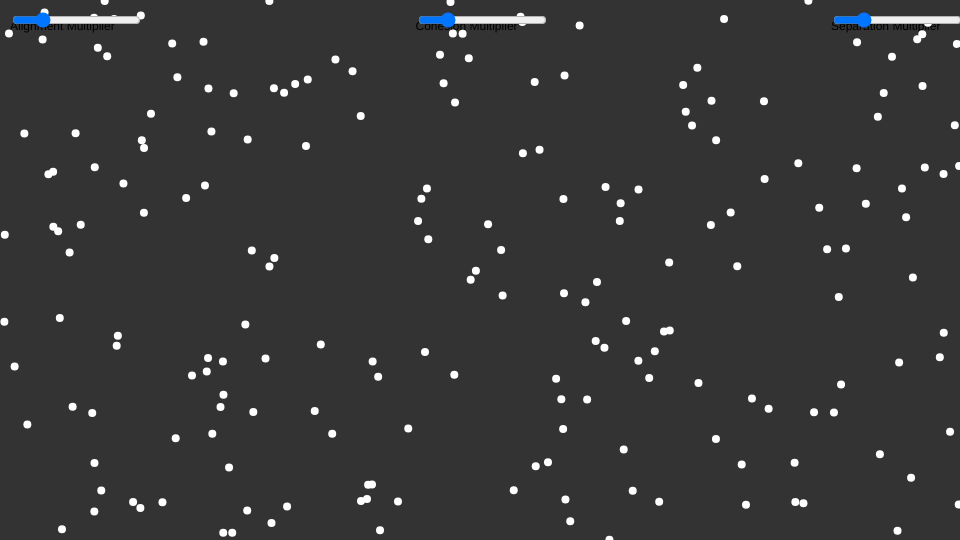
Frame 1 (no input)
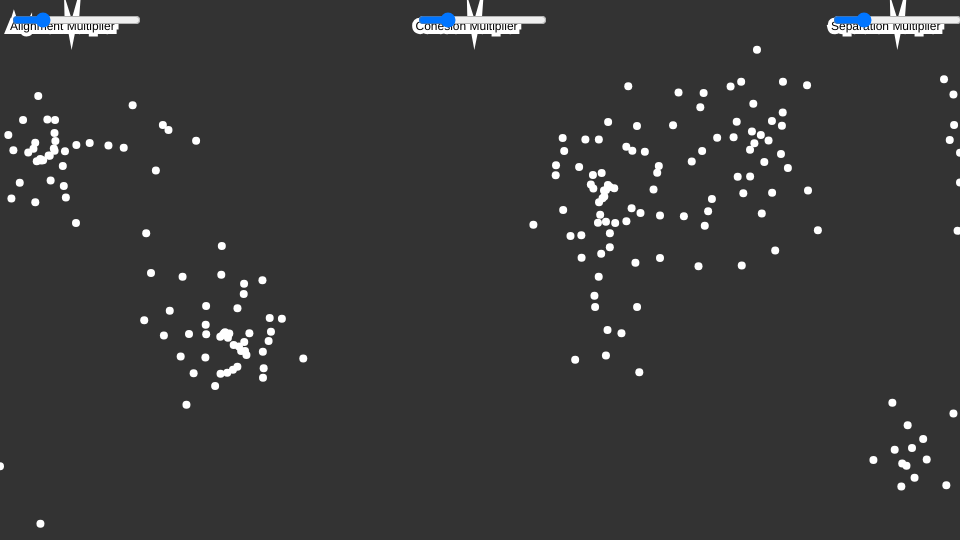
Frame 60 (no input)
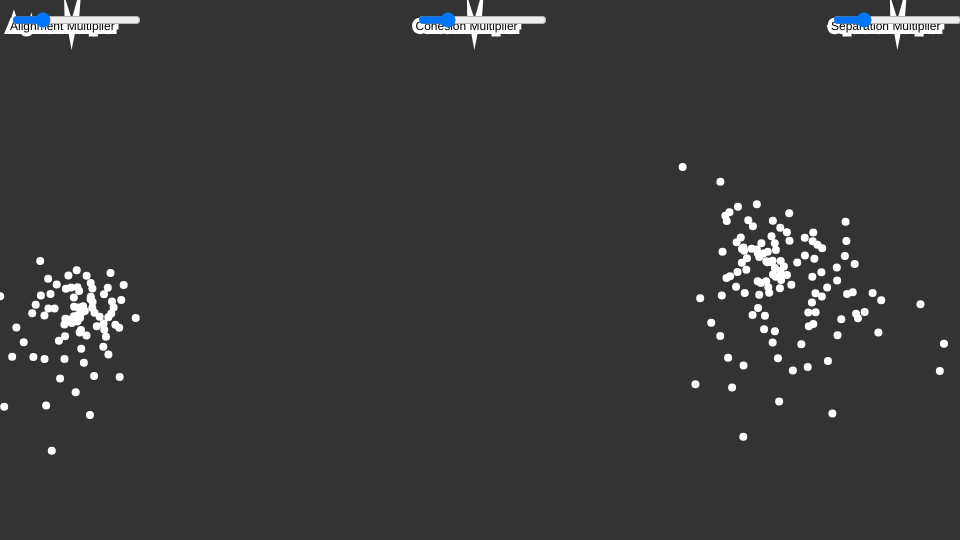
Frame 120 (the mouse pressed at the canvas centre since frame 60)

The p5.js sketch that drew these frames (run headless with seeded random() and noise() and a simulated clock; from frame 60 on, the mouse is pressed at the canvas centre):

// p5.js sketch
// ── sketch.js
const flock = [];

let alignSlider, cohesionSlider, separationSlider;

function setup() {
  createCanvas(640*1.5, 360*1.5);
  alignSlider = createSlider(0, 5, 1, 0.1);
  cohesionSlider = createSlider(0, 5, 1, 0.1);
  separationSlider = createSlider(0, 5, 1, 0.1);
  alignSlider.position(10, 10);
  cohesionSlider.position((width/2)-(cohesionSlider.width/2), 10);
  separationSlider.position(width-(separationSlider.width), 10);
  for (let i =0; i < 200; i++) {
    flock.push(new Boid());
  }
}

function draw() {
  //background(225, 204, 240);
  background(51);
  text('Alignment Multiplier', alignSlider.x, alignSlider.y*3);
  text('Cohesion Multiplier', cohesionSlider.x, cohesionSlider.y*3);
  text('Separation Multiplier', separationSlider.x, separationSlider.y*3);
  for (let boid of flock) {
    boid.edged();
    boid.flock(flock);
    boid.show();
    boid.update();
  }
}

// ── boid.js
class Boid {
  constructor() {
    this.pos = createVector(random(width), random(height));
    this.vel = p5.Vector.random2D();
    this.vel.setMag(random(2, 4));
    this.acc = createVector();
    this.maxForce = 1;
    this.maxSpeed = 4;
  }

  edged() {
    if (this.pos.x > width) {
      this.pos.x = 0;
    } else if (this.pos.x < 0) {
      this.pos.x = width;
    }
    if (this.pos.y > height) {
      this.pos.y = 0;
    } else if (this.pos.y < 0) {
      this.pos.y = height;
    }
  }

  align(boids) {
    let perceptionRadius = 50;
    let steering = createVector();
    let total = 0;
    for (let other of boids) {
      let d = dist(
        this.pos.x,
        this.pos.y,
        other.pos.x,
        other.pos.y
      );
      if (other != this && d < perceptionRadius) {
        steering.add(other.vel);
        total++;
      }
    }
    if (total > 0) {
      steering.div(total);
      steering.setMag(this.maxSpeed);
      steering.sub(this.vel);
      steering.limit(this.maxForce);
    }
    return steering;
  }

  cohesion(boids) {
    let perceptionRadius = 100;
    let steering = createVector();
    let total = 0;
    for (let other of boids) {
      let d = dist(
        this.pos.x,
        this.pos.y,
        other.pos.x,
        other.pos.y
      );
      if (other != this && d < perceptionRadius) {
        steering.add(other.pos);
        total++;
      }
    }
    if (total > 0) {
      steering.div(total);
      steering.sub(this.pos);
      steering.setMag(this.maxSpeed);
      steering.sub(this.vel);
      steering.limit(this.maxForce);
    }
    return steering;
  }

  separation(boids) {
    let perceptionRadius = 50;
    let steering = createVector();
    let total = 0;
    for (let other of boids) {
      let d = dist(
        this.pos.x,
        this.pos.y,
        other.pos.x,
        other.pos.y
      );
      if (other != this && d < perceptionRadius) {
        let diff = p5.Vector.sub(this.pos, other.pos);
        diff.div(d);
        steering.add(diff);
        total++;
      }
    }
    if (total > 0) {
      steering.div(total);
      steering.setMag(this.maxSpeed);
      steering.sub(this.vel);
      steering.limit(this.maxForce);
    }
    return steering;
  }

  flock(boids) {
    let alignment = this.align(boids);
    let cohesion = this.cohesion(boids);
    let separation = this.separation(boids);

    separation.mult(separationSlider.value());
    cohesion.mult(cohesionSlider.value());
    alignment.mult(alignSlider.value());

    this.acc.add(separation);
    this.acc.add(alignment);
    this.acc.add(cohesion);
  }

  update() {
    this.pos.add(this.vel);
    this.vel.add(this.acc);
    this.vel.limit(this.maxSpeed);
    this.acc.mult(0);
  }

  show() {
    strokeWeight(8);
    stroke(255);
    point(this.pos.x, this.pos.y);
  }
}
